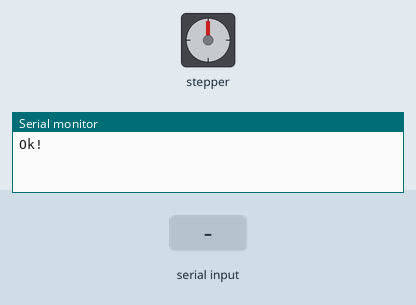
Recording of a sketch running on a simulated Arduino Uno, built with avr-gcc and run on an emulated ATmega328P. Shown: stepper motor, the last lines printed to the serial monitor. Wiring (inferred from the names in the program): stepper motor driver (200 steps per turn assumed): step pin 3; direction pin 4. The test bench sets the inputs (shaded band).

Above: at 2.2 s.
2.3 s: "1\n" received over Serial
At 3.2 s:
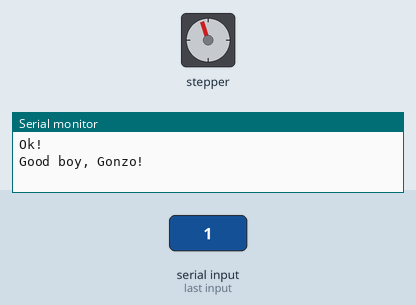
4.0 s: "1\n" received over Serial
At 5.7 s:
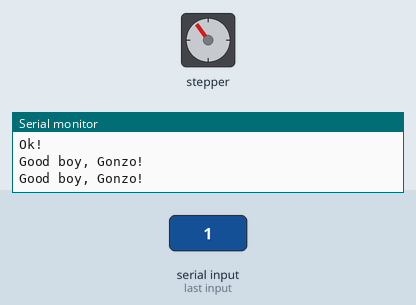
Timing chart, 0 to 7.2 s (numbered marks = the images above; inputs shaded):
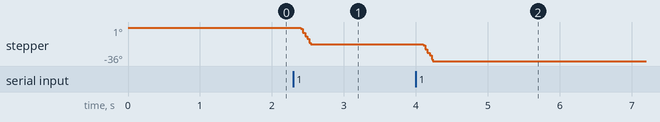

The sketch:

DogTreatDispenserStepper.ino
```cpp
/*For the 12v stepper motor we're using, the motor wires should be on the board/driver in this order:
 * Motor Power
 * Motor Ground
 * Green
 * Gray
 * Yellow
 * Red
 * 5V
 * Ground
 */


const int stepPin = 3;
const int dirPin = 4;
const int sleepPin = 5;
const int resetPin = 6;
/*const int ms1 = 11;   //uncomment these for fractional steps
const int ms2 = 10;
const int ms3 = 9;
*/

void setup() {
  Serial.begin(9600);

  pinMode(stepPin,OUTPUT);
  pinMode(dirPin,OUTPUT);
  pinMode(resetPin,OUTPUT);
  pinMode(sleepPin,OUTPUT);
/*  pinMode(ms1,OUTPUT);
  pinMode(ms2,OUTPUT);
  pinMode(ms3,OUTPUT);

  digitalWrite(ms1,HIGH);   //uncomment for half steps
  digitalWrite(ms2,LOW);
  digitalWrite(ms3,LOW);
  */

  digitalWrite(dirPin,LOW);
  digitalWrite(sleepPin,LOW);    //this is to eliminate the high pitched sound of the motor at rest
  digitalWrite(resetPin,LOW);
  Serial.println("Ok!");
  delay(1000);
}

void ReadCommandFromSerial() {
  int input = Serial.parseInt();
  if (input == 0)
    return;
  if (input == 1){

    delay(50);
    digitalWrite(sleepPin,HIGH);    //turn off sleep/reset; this may result in noise
    digitalWrite(resetPin,HIGH);
    delay(50);
    for(int x = 0; x < 10; x++) {
      digitalWrite(stepPin,HIGH);
      delayMicroseconds(5000);      //if increased by ^10, problems arise and the motor skips/stalls
      digitalWrite(stepPin,LOW);
      delayMicroseconds(10000);
    }
    Serial.println ("Good boy, Gonzo!");
    delayMicroseconds(50000);
  }
  digitalWrite(sleepPin,LOW);  //hopefully this will help with motor overheating


}

void loop() {
  ReadCommandFromSerial();
}
```

Measured:
- after the input at 2.3 s, stepper: turns 18° counter-clockwise in 0.14 s, starting after 0.10 s
- after the input at 4.0 s, stepper: turns 18° counter-clockwise in 0.14 s, starting after 0.10 s
